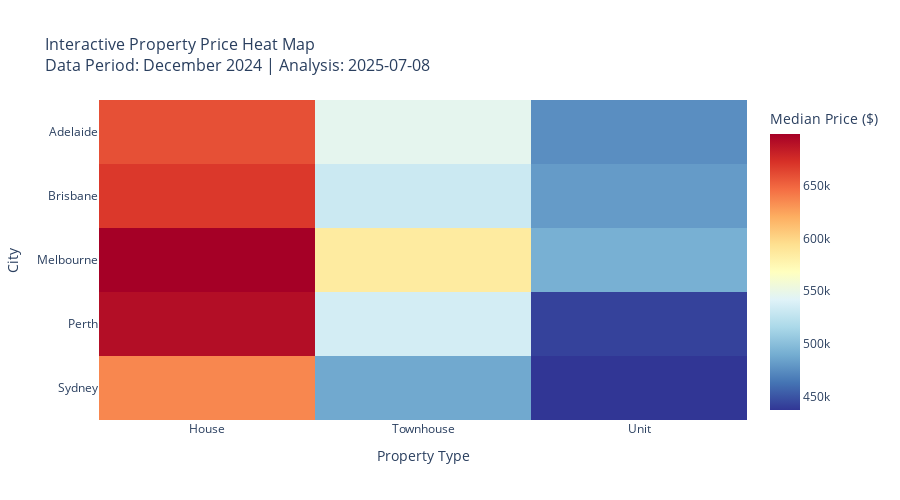
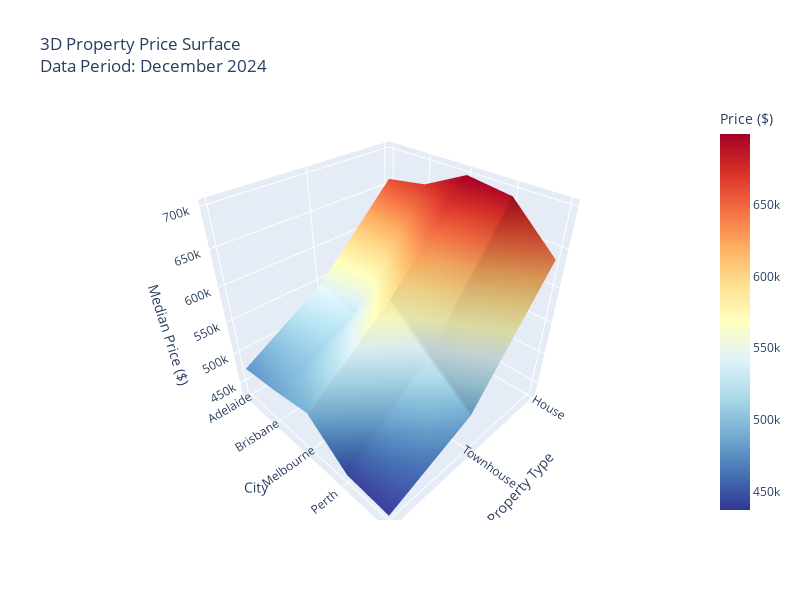

Notebook cell for these charts, in order:
### Markdown cell above
### 3.4 Interactive Plotly Heat Maps (if available)

### Code cell
if plotly_available:
    print("📊 Creating interactive Plotly heat maps...")
    
    # 1. Interactive heat map
    fig1 = px.imshow(
        pivot_data.values,
        labels=dict(x="Property Type", y="City", color="Median Price ($)"),
        x=pivot_data.columns,
        y=pivot_data.index,
        color_continuous_scale='RdYlBu_r',
        aspect="auto",
        title=f"Interactive Property Price Heat Map<br>Data Period: {CONFIG['DATA_PERIOD']} | Analysis: {ANALYSIS_DATE}"
    )
    
    fig1.update_layout(
        title_font_size=16,
        xaxis_title_font_size=14,
        yaxis_title_font_size=14,
        height=500
    )
    
    fig1.show()
    
    # 2. 3D Surface plot
    # Create a numeric encoding for categorical data
    city_codes = {city: i for i, city in enumerate(pivot_data.index)}
    type_codes = {ptype: i for i, ptype in enumerate(pivot_data.columns)}
    
    fig2 = go.Figure(data=[go.Surface(
        z=pivot_data.values,
        x=list(range(len(pivot_data.columns))),
        y=list(range(len(pivot_data.index))),
        colorscale='RdYlBu_r',
        colorbar=dict(title="Price ($)")
    )])
    
    fig2.update_layout(
        title=f'3D Property Price Surface<br>Data Period: {CONFIG["DATA_PERIOD"]}',
        scene=dict(
            xaxis_title='Property Type',
            yaxis_title='City',
            zaxis_title='Median Price ($)',
            xaxis=dict(
                tickmode='array',
                tickvals=list(range(len(pivot_data.columns))),
                ticktext=list(pivot_data.columns)
            ),
            yaxis=dict(
                tickmode='array',
                tickvals=list(range(len(pivot_data.index))),
                ticktext=list(pivot_data.index)
            )
        ),
        width=800,
        height=600
    )
    
    fig2.show()
    
    # 3. Geographic scatter plot
    fig3 = px.scatter_mapbox(
        clean_data,
        lat="latitude",
        lon="longitude",
        color="price",
        size="price",
        hover_data=["suburb", "property_type", "price"],
        color_continuous_scale="RdYlBu_r",
        size_max=15,
        zoom=4,
        mapbox_style="open-street-map",
        title=f"Property Prices Across Australia<br>Data Period: {CONFIG['DATA_PERIOD']} | Analysis: {ANALYSIS_DATE}"
    )
    
    fig3.update_layout(
        mapbox=dict(
            center=dict(lat=-25.2744, lon=133.7751),
        ),
        height=600
    )
    
    fig3.show()
    
    print(f"✅ Interactive Plotly visualizations created")
    print(f"📅 Data period: {CONFIG['DATA_PERIOD']}")
    print(f"🎯 Hover over points for detailed information")
    
else:
    print("⚠️ Plotly not available. Install with: pip install plotly")
    print("📊 Using matplotlib alternatives created above")

### Figure 1 — Plotly figure (JSON) as saved in the notebook; plotly's stock layout.template omitted (floating-point values rounded to 4 significant figures)
{"data": [{"coloraxis": "coloraxis", "hovertemplate": "Property Type: %{x}<br>City: %{y}<br>Median Price ($): %{z}<extra></extra>", "name": "0", "type": "heatmap", "x": ["House", "Townhouse", "Unit"], "xaxis": "x", "y": ["Adelaide", "Brisbane", "Melbourne", "Perth", "Sydney"], "yaxis": "y", "z": [[659400.0, 546400.0, 475100.0], [669600.0, 531600.0, 481400.0], [699300.0, 585500.0, 491500.0], [691800.0, 535700.0, 442100.0], [636500.0, 487700.0, 437200.0]]}], "layout": {"coloraxis": {"colorbar": {"title": {"text": "Median Price ($)"}}, "colorscale": [[0, "rgb(49,54,149)"], [0.1, "rgb(69,117,180)"], [0.2, "rgb(116,173,209)"], [0.3, "rgb(171,217,233)"], [0.4, "rgb(224,243,248)"], [0.5, "rgb(255,255,191)"], [0.6, "rgb(254,224,144)"], [0.7, "rgb(253,174,97)"], [0.8, "rgb(244,109,67)"], [0.9, "rgb(215,48,39)"], [1, "rgb(165,0,38)"]]}, "height": 500, "title": {"font": {"size": 16}, "text": "Interactive Property Price Heat Map<br>Data Period: December 2024 | Analysis: 2025-07-08"}, "xaxis": {"anchor": "y", "domain": [0, 1], "title": {"font": {"size": 14}, "text": "Property Type"}}, "yaxis": {"anchor": "x", "autorange": "reversed", "domain": [0, 1], "title": {"font": {"size": 14}, "text": "City"}}}}

### Figure 2 — Plotly figure (JSON) as saved in the notebook; plotly's stock layout.template omitted (floating-point values rounded to 4 significant figures)
{"data": [{"colorbar": {"title": {"text": "Price ($)"}}, "colorscale": [[0, "rgb(49,54,149)"], [0.1, "rgb(69,117,180)"], [0.2, "rgb(116,173,209)"], [0.3, "rgb(171,217,233)"], [0.4, "rgb(224,243,248)"], [0.5, "rgb(255,255,191)"], [0.6, "rgb(254,224,144)"], [0.7, "rgb(253,174,97)"], [0.8, "rgb(244,109,67)"], [0.9, "rgb(215,48,39)"], [1, "rgb(165,0,38)"]], "type": "surface", "x": [0, 1, 2], "y": [0, 1, 2, 3, 4], "z": [[659400.0, 546400.0, 475100.0], [669600.0, 531600.0, 481400.0], [699300.0, 585500.0, 491500.0], [691800.0, 535700.0, 442100.0], [636500.0, 487700.0, 437200.0]]}], "layout": {"height": 600, "scene": {"xaxis": {"tickmode": "array", "ticktext": ["House", "Townhouse", "Unit"], "tickvals": [0, 1, 2], "title": {"text": "Property Type"}}, "yaxis": {"tickmode": "array", "ticktext": ["Adelaide", "Brisbane", "Melbourne", "Perth", "Sydney"], "tickvals": [0, 1, 2, 3, 4], "title": {"text": "City"}}, "zaxis": {"title": {"text": "Median Price ($)"}}}, "title": {"text": "3D Property Price Surface<br>Data Period: December 2024"}, "width": 800}}
